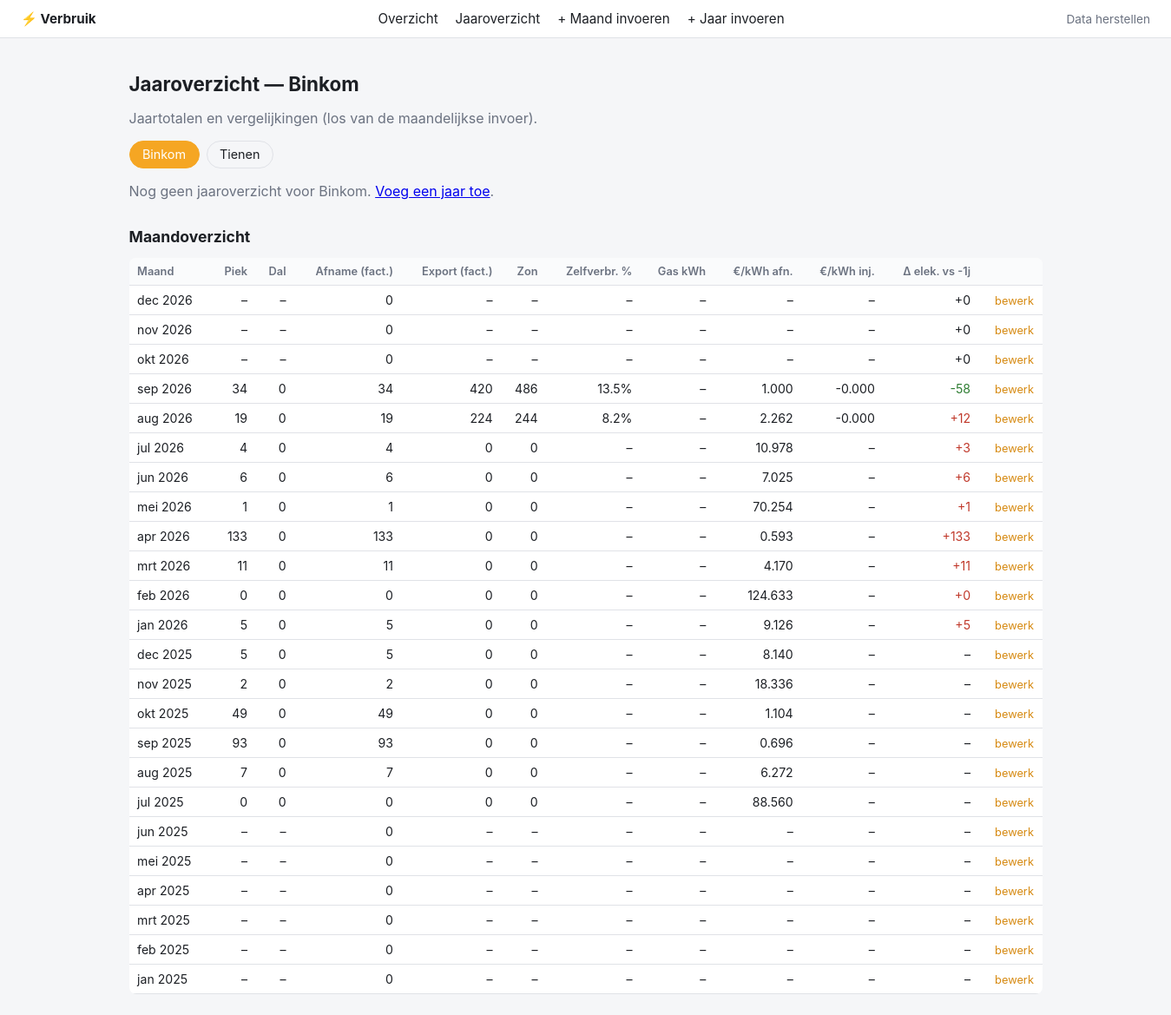
The page /jaaroverzicht on the database as committed earlier.
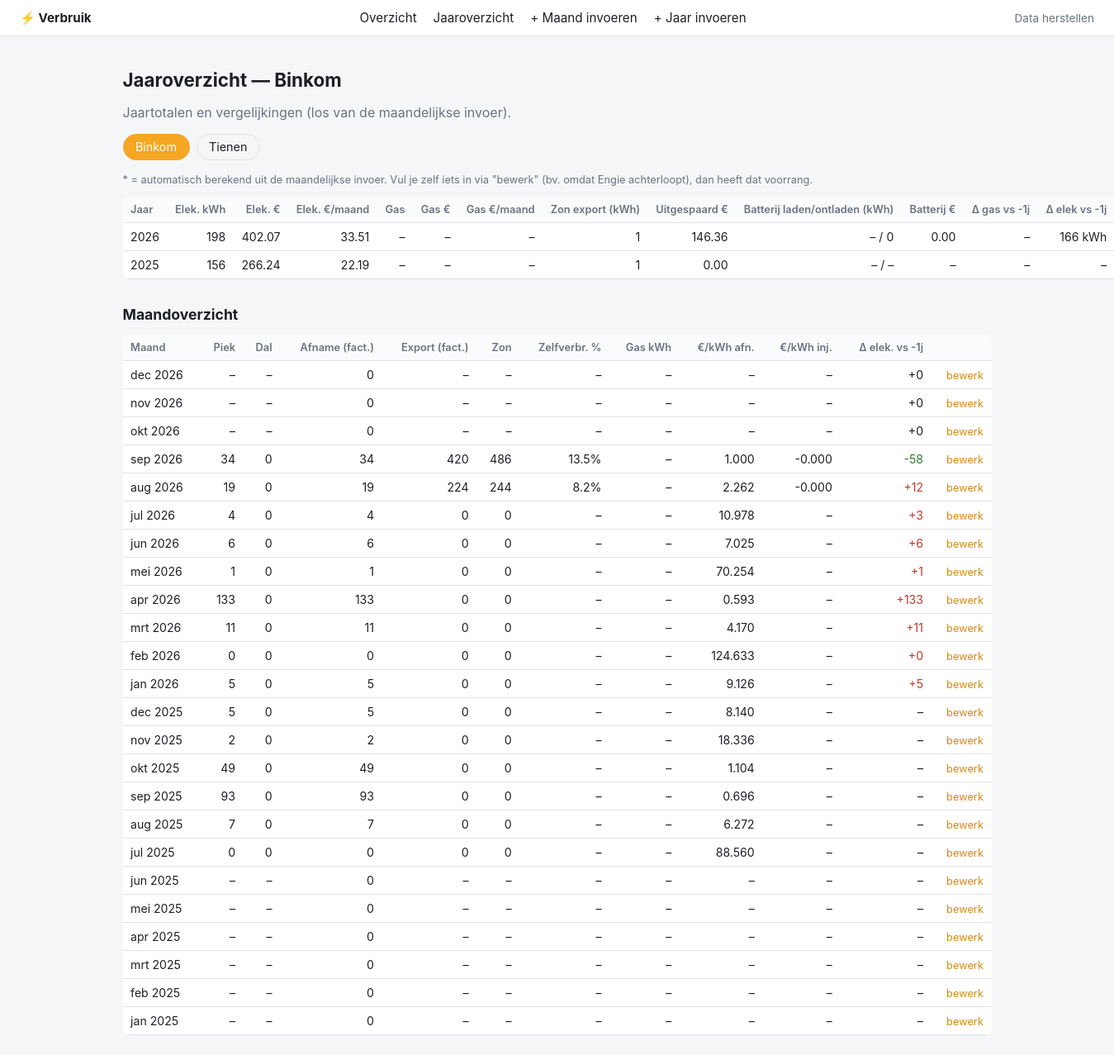
The same page on the database as committed later.
### tables this page shows
CREATE TABLE maandverbruik (
    id INTEGER PRIMARY KEY AUTOINCREMENT,
    woning TEXT NOT NULL CHECK (woning IN ('Tienen', 'Binkom')),
    jaar INTEGER NOT NULL,
    maand INTEGER NOT NULL CHECK (maand BETWEEN 1 AND 12),

    piek_verbruik REAL,
    dal_verbruik REAL,
    piek_export REAL,
    dal_export REAL,
    totaal_verbruik_afname REAL,
    totaal_export REAL,
    zonopbrengst_totaal REAL,
    batterij_laden REAL,
    batterij_ontladen REAL,

    gas_m3 REAL,
    gas_kwh REAL,
    prijs_gas_eur REAL,
    water_l REAL,

    engie_afname_eur REAL,
    engie_injectie_eur REAL,
    bedrag_engie_app REAL,

    UNIQUE(woning, jaar, maand)
);

CREATE TABLE jaaroverzicht (
    id INTEGER PRIMARY KEY AUTOINCREMENT,
    woning TEXT NOT NULL CHECK (woning IN ('Tienen', 'Binkom')),
    jaar INTEGER NOT NULL,

    jaarverbruik_elektriciteit_kwh REAL,
    jaarverbruik_elektriciteit_kost_eur REAL,

    jaarverbruik_gas REAL,
    jaarverbruik_gas_eenheid TEXT CHECK (jaarverbruik_gas_eenheid IN ('m3', 'kWh')),
    jaarverbruik_gas_kost_eur REAL,

    opladen_zon_kwh REAL,
    opladen_zon_kost_eur REAL,

    uitgespaard_zonnepanelen_eur REAL,

    batterij_gebruik_kwh REAL,
    batterij_gebruik_kost_eur REAL,

    verschil_gas_vorig_jaar_m3 REAL,
    verschil_gas_vorig_jaar_kwh REAL,

    verschil_elektriciteit_vorig_jaar_kwh REAL,
    verschil_elektriciteit_vorig_jaar_eur REAL,

    UNIQUE(woning, jaar)
);

### main.py (the view)
@app.route("/jaaroverzicht")
def jaaroverzicht():
    woning = request.args.get("woning", WONINGEN[0])
    conn = get_connection()
    rows = conn.execute(
        "SELECT * FROM jaaroverzicht WHERE woning=? ORDER BY jaar DESC", (woning,)
    ).fetchall()
    maand_counts = {}
    jaartotaal_afname = {}
    jaartotaal_afname_eur = {}
    jaartotaal_gas_kwh = {}
    jaartotaal_gas_m3 = {}
    jaartotaal_batterij_ontladen = {}
    jaartotaal_batterij_laden = {}
    jaartotaal_export = {}
    jaartotaal_injectie_eur = {}
    for r in conn.execute(
        """SELECT jaar, COUNT(*) as n,
                  SUM(totaal_verbruik_afname) as afname,
                  SUM(engie_afname_eur) as afname_eur,
                  SUM(gas_kwh) as gas_kwh,
                  SUM(gas_m3) as gas_m3,
                  SUM(batterij_ontladen) as batterij_ontladen,
                  SUM(batterij_laden) as batterij_laden,
                  SUM(totaal_export) as export,
                  SUM(engie_injectie_eur) as injectie_eur
           FROM maandverbruik WHERE woning=? GROUP BY jaar""",
        (woning,),
    ):
        maand_counts[r["jaar"]] = r["n"]
        jaartotaal_afname[r["jaar"]] = r["afname"]
        jaartotaal_afname_eur[r["jaar"]] = r["afname_eur"]
        jaartotaal_gas_kwh[r["jaar"]] = r["gas_kwh"]
        jaartotaal_gas_m3[r["jaar"]] = r["gas_m3"]
        jaartotaal_batterij_ontladen[r["jaar"]] = r["batterij_ontladen"]
        jaartotaal_batterij_laden[r["jaar"]] = r["batterij_laden"]
        jaartotaal_export[r["jaar"]] = r["export"]
        jaartotaal_injectie_eur[r["jaar"]] = r["injectie_eur"]
    conn.close()
    def _fallback(rec, veld, berekend):
        if rec.get(veld) is None and berekend is not None:
            rec[veld] = berekend
            rec[f"_{veld}_berekend"] = True
    resultaten = []
    for r in rows:
        rec = dict(r)
        jaar = rec["jaar"]
        n_maanden = maand_counts.get(jaar)
        _fallback(rec, "jaarverbruik_elektriciteit_kwh", jaartotaal_afname.get(jaar))
        _fallback(rec, "jaarverbruik_elektriciteit_kost_eur", jaartotaal_afname_eur.get(jaar))
        _fallback(rec, "batterij_gebruik_kwh", jaartotaal_batterij_ontladen.get(jaar))
        _fallback(rec, "batterij_laden_kwh", jaartotaal_batterij_laden.get(jaar))
        _fallback(rec, "opladen_zon_kwh", jaartotaal_export.get(jaar))
        injectie = jaartotaal_injectie_eur.get(jaar)
        _fallback(rec, "opladen_zon_kost_eur", abs(injectie) if injectie is not None else None)
        huidig_afname = jaartotaal_afname.get(jaar)
        vorig_afname = jaartotaal_afname.get(jaar - 1)
        berekend_verschil_elek = (
            huidig_afname - vorig_afname
            if huidig_afname is not None and vorig_afname is not None
            else None
        )
        _fallback(rec, "verschil_elektriciteit_vorig_jaar_kwh", berekend_verschil_elek)
        huidig_gas = jaartotaal_gas_kwh.get(jaar)
        vorig_gas = jaartotaal_gas_kwh.get(jaar - 1)
        berekend_verschil_gas = (
            huidig_gas - vorig_gas if huidig_gas is not None and vorig_gas is not None else None
        )
        _fallback(rec, "verschil_gas_vorig_jaar_kwh", berekend_verschil_gas)
        huidig_gas_m3 = jaartotaal_gas_m3.get(jaar)
        vorig_gas_m3 = jaartotaal_gas_m3.get(jaar - 1)
        berekend_verschil_gas_m3 = (
            huidig_gas_m3 - vorig_gas_m3
            if huidig_gas_m3 is not None and vorig_gas_m3 is not None
            else None
        )
        _fallback(rec, "verschil_gas_vorig_jaar_m3", berekend_verschil_gas_m3)
        rec["gem_maand_elektriciteit"] = jaaroverzicht_gem_per_maand(
            rec.get("jaarverbruik_elektriciteit_kost_eur"), n_maanden
        )
        rec["gem_maand_gas"] = jaaroverzicht_gem_per_maand(
            rec.get("jaarverbruik_gas_kost_eur"), n_maanden
        )
        rec["gem_maand_zon"] = jaaroverzicht_gem_per_maand(
            rec.get("opladen_zon_kost_eur"), n_maanden
        )
        resultaten.append(rec)
    return render_template(
        "jaaroverzicht.html",
        woningen=WONINGEN,
        woning=woning,
        records=resultaten,
        maandrecords=_enriched_records(woning),
        maandnamen=MAANDNAMEN,
    )

### calculations.py (called while the page is built)
def zelfverbruik(rec):
    return (rec.get("zonopbrengst_totaal") or 0) - (rec.get("totaal_export") or 0)

def zelfverbruik_pct(rec):
    zon = rec.get("zonopbrengst_totaal") or 0
    if zon == 0:
        return None
    return zelfverbruik(rec) / zon * 100

def prijs_per_kwh_gas(rec):
    gas_kwh = rec.get("gas_kwh") or 0
    if gas_kwh == 0:
        return None
    return (rec.get("prijs_gas_eur") or 0) / gas_kwh

def gem_prijs_kwh_afname(rec):
    verbruik = rec.get("totaal_verbruik_afname") or 0
    if verbruik == 0:
        return None
    return (rec.get("engie_afname_eur") or 0) / verbruik

def gem_prijs_kwh_injectie(rec):
    export = rec.get("totaal_export") or 0
    if export == 0:
        return None
    return (rec.get("engie_injectie_eur") or 0) / export * -1

def verschil_vorig_jaar(huidig_rec, vorig_jaar_rec, veld):
    if vorig_jaar_rec is None:
        return None
    huidig = huidig_rec.get(veld) or 0
    vorig = vorig_jaar_rec.get(veld) or 0
    if huidig == 0:
        return 0
    return huidig - vorig

def verrijk(rec, vorig_jaar_rec=None):
    out = dict(rec)
    out["zelfverbruik"] = zelfverbruik(rec)
    out["zelfverbruik_pct"] = zelfverbruik_pct(rec)
    out["prijs_per_kwh_gas"] = prijs_per_kwh_gas(rec)
    out["gem_prijs_kwh_afname"] = gem_prijs_kwh_afname(rec)
    out["gem_prijs_kwh_injectie"] = gem_prijs_kwh_injectie(rec)
    out["verschil_vorig_jaar_elektriciteit"] = verschil_vorig_jaar(
        rec, vorig_jaar_rec, "totaal_verbruik_afname"
    )
    out["verschil_vorig_jaar_zon"] = verschil_vorig_jaar(
        rec, vorig_jaar_rec, "zonopbrengst_totaal"
    )
    out["verschil_vorig_jaar_gas"] = verschil_vorig_jaar(
        rec, vorig_jaar_rec, "gas_kwh"
    )
    return out

def jaaroverzicht_gem_per_maand(jaartotaal, aantal_maanden_met_data):
    if not aantal_maanden_met_data or jaartotaal is None:
        return None
    return jaartotaal / aantal_maanden_met_data

### main.py (called while the page is built)
def _get_records(woning):
    conn = get_connection()
    rows = conn.execute(
        "SELECT * FROM maandverbruik WHERE woning=? ORDER BY jaar, maand",
        (woning,),
    ).fetchall()
    conn.close()
    return [dict(r) for r in rows]

def _enriched_records(woning):
    records = _get_records(woning)
    by_key = {(r["jaar"], r["maand"]): r for r in records}
    enriched = []
    for r in reversed(records):  # nieuwste eerst
        vorig = by_key.get((r["jaar"] - 1, r["maand"]))
        enriched.append(verrijk(r, vorig))
    return enriched

### templates/jaaroverzicht.html (shortened to what this page needs)
{% extends "base.html" %}
{% block content %}
<h1>Jaaroverzicht — {{ woning }}</h1>
<p class="subtitle">Jaartotalen en vergelijkingen (los van de maandelijkse invoer).</p>
<div class="woning-tabs">
    {% for w in woningen %}
        <a href="{{ url_for('jaaroverzicht', woning=w) }}" class="{{ 'active' if w == woning }}">{{ w }}</a>
    {% endfor %}
</div>
{% if not records %}
    <p class="muted">Nog geen jaaroverzicht voor {{ woning }}. <a href="{{ url_for('jaaroverzicht_invoer') }}">Voeg een jaar toe</a>.</p>
{% else %}
<p class="muted" style="font-size:0.8rem;">* = automatisch berekend uit de maandelijkse invoer. Vul je zelf iets in via "bewerk" (bv. omdat Engie achterloopt), dan heeft dat voorrang.</p>
<table>
    <thead>
        <tr>
            <th>Jaar</th>
            <th>Elek. kWh</th>
            <th>Elek. €</th>
            <th>Elek. €/maand</th>
            <th>Gas</th>
            <th>Gas €</th>
            <th>Gas €/maand</th>
            <th>Zon export (kWh)</th>
            <th>Uitgespaard €</th>
            <th>Batterij laden/ontladen (kWh)</th>
            <th>Batterij €</th>
            <th>Δ gas vs -1j</th>
            <th>Δ elek vs -1j</th>
        </tr>
    </thead>
    <tbody>
        {% for r in records %}
        <tr>
            <td>{{ r.jaar }}</td>
            <td>
                {{ "%.0f"|format(r.jaarverbruik_elektriciteit_kwh) if r.jaarverbruik_elektriciteit_kwh is not none else "–" }}
            </td>
            <td>
                {{ "%.2f"|format(r.jaarverbruik_elektriciteit_kost_eur) if r.jaarverbruik_elektriciteit_kost_eur is not none else "–" }}
            </td>
            <td>{{ "%.2f"|format(r.gem_maand_elektriciteit) if r.gem_maand_elektriciteit is not none else "–" }}</td>
            <td>{{ r.jaarverbruik_gas ~ " " ~ (r.jaarverbruik_gas_eenheid or "") if r.jaarverbruik_gas is not none else "–" }}</td>
            <td>{{ "%.2f"|format(r.jaarverbruik_gas_kost_eur) if r.jaarverbruik_gas_kost_eur is not none else "–" }}</td>
            <td>{{ "%.2f"|format(r.gem_maand_gas) if r.gem_maand_gas is not none else "–" }}</td>
            <td>
                {{ "%.0f"|format(r.opladen_zon_kwh) if r.opladen_zon_kwh is not none else "–" }}
            </td>
            <td>{{ "%.2f"|format(r.uitgespaard_zonnepanelen_eur) if r.uitgespaard_zonnepanelen_eur is not none else "–" }}</td>
            <td>
                {{ "%.0f"|format(r.batterij_laden_kwh) if r.batterij_laden_kwh is not none else "–" }}
                {% if r._batterij_laden_kwh_berekend %}<span class="muted" title="Automatisch berekend uit de maandelijkse invoer">*</span>{% endif %} /
                {{ "%.0f"|format(r.batterij_gebruik_kwh) if r.batterij_gebruik_kwh is not none else "–" }}
            </td>
            <td>{{ "%.2f"|format(r.batterij_gebruik_kost_eur) if r.batterij_gebruik_kost_eur is not none else "–" }}</td>
            <td>
                {{ "%.1f m³"|format(r.verschil_gas_vorig_jaar_m3) if r.verschil_gas_vorig_jaar_m3 is not none else "–" }}
            </td>
            <td>
                {{ "%.0f kWh"|format(r.verschil_elektriciteit_vorig_jaar_kwh) if r.verschil_elektriciteit_vorig_jaar_kwh is not none else "–" }}
            </td>
        </tr>
        {% endfor %}
    </tbody>
</table>
{% endif %}
<h2 style="font-size:1.1rem; margin-top:2rem;">Maandoverzicht</h2>
{% if maandrecords %}
    {% include "_maandtabel.html" %}
{% else %}
    <p class="muted">Nog geen maanddata voor {{ woning }}.</p>
{% endif %}
{% endblock %}

### templates/base.html (shortened to what this page needs)
<!DOCTYPE html>
<html lang="nl">
<head>
    <link rel="stylesheet" href="{{ url_for('static', filename='style.css') }}">
</head>
<body>
    <nav>
        <a href="{{ url_for('index') }}" class="brand">⚡ Verbruik</a>
        <a href="{{ url_for('index') }}">Overzicht</a>
        <a href="{{ url_for('jaaroverzicht') }}">Jaaroverzicht</a>
        <a href="{{ url_for('invoer') }}">+ Maand invoeren</a>
        <a href="{{ url_for('jaaroverzicht_invoer') }}">+ Jaar invoeren</a>
        <a href="{{ url_for('herstel_seed') }}" style="margin-left:auto; color:var(--muted); font-size:0.85rem;">Data herstellen</a>
    </nav>
    <main>
        {% block content %}{% endblock %}
    </main>
</body>
</html>

### templates/_maandtabel.html
<table>
    <thead>
        <tr>
            <th>Maand</th>
            <th>Piek</th>
            <th>Dal</th>
            <th>Afname (fact.)</th>
            <th>Export (fact.)</th>
            <th>Zon</th>
            <th>Zelfverbr. %</th>
            <th>Gas kWh</th>
            <th>€/kWh afn.</th>
            <th>€/kWh inj.</th>
            <th>Δ elek. vs -1j</th>
            <th></th>
        </tr>
    </thead>
    <tbody>
        {% for r in maandrecords %}
        <tr>
            <td>{{ maandnamen[r.maand] }} {{ r.jaar }}</td>
            <td>{{ "%.0f"|format(r.piek_verbruik) if r.piek_verbruik is not none else "–" }}</td>
            <td>{{ "%.0f"|format(r.dal_verbruik) if r.dal_verbruik is not none else "–" }}</td>
            <td>{{ "%.0f"|format(r.totaal_verbruik_afname) if r.totaal_verbruik_afname is not none else "–" }}</td>
            <td>{{ "%.0f"|format(r.totaal_export) if r.totaal_export is not none else "–" }}</td>
            <td>{{ "%.0f"|format(r.zonopbrengst_totaal) if r.zonopbrengst_totaal is not none else "–" }}</td>
            <td>{{ "%.1f"|format(r.zelfverbruik_pct) + "%" if r.zelfverbruik_pct is not none else "–" }}</td>
            <td>{{ "%.0f"|format(r.gas_kwh) if r.gas_kwh is not none else "–" }}</td>
            <td>{{ "%.3f"|format(r.gem_prijs_kwh_afname) if r.gem_prijs_kwh_afname is not none else "–" }}</td>
            <td>{{ "%.3f"|format(r.gem_prijs_kwh_injectie) if r.gem_prijs_kwh_injectie is not none else "–" }}</td>
            <td class="{{ 'neg' if r.verschil_vorig_jaar_elektriciteit and r.verschil_vorig_jaar_elektriciteit > 0 else 'pos' if r.verschil_vorig_jaar_elektriciteit else '' }}">
                {{ "%+.0f"|format(r.verschil_vorig_jaar_elektriciteit) if r.verschil_vorig_jaar_elektriciteit is not none else "–" }}
            </td>
            <td><a class="edit" href="{{ url_for('invoer', woning=r.woning, jaar=r.jaar, maand=r.maand) }}">bewerk</a></td>
        </tr>
        {% endfor %}
    </tbody>
</table>

### static/style.css (style rules this page uses)
:root { --bg: #f5f6f8; --card: #ffffff; --border: #e0e2e7; --text: #1c1f24; --muted: #6b7280; --accent: #f5a623; --accent-dark: #d68910; --pos: #2e7d32; --neg: #c0392b; }
* { box-sizing: border-box; }
body { margin: 0; font-family: -apple-system, "Segoe UI", Roboto, sans-serif; background: var(--bg); color: var(--text); }
nav { display: flex; align-items: center; gap: 1.25rem; padding: 0.75rem 1.5rem; background: var(--card); border-bottom: 1px solid var(--border); flex-wrap: wrap; }
nav a { color: var(--text); text-decoration: none; font-size: 0.95rem; }
nav a.brand { font-weight: 700; margin-right: auto; }
main { padding: 1.5rem; max-width: 1100px; margin: 0 auto; }
h1 { font-size: 1.4rem; margin-bottom: 0.25rem; }
.subtitle { color: var(--muted); margin-bottom: 1rem; }
.woning-tabs { display: flex; gap: 0.5rem; margin-bottom: 1rem; }
.woning-tabs a { padding: 0.4rem 0.9rem; border-radius: 999px; text-decoration: none; border: 1px solid var(--border); color: var(--text); font-size: 0.9rem; }
.woning-tabs a.active { background: var(--accent); border-color: var(--accent); color: #fff; }
table { width: 100%; border-collapse: collapse; background: var(--card); border-radius: 8px; overflow: hidden; font-size: 0.88rem; }
th, td { padding: 0.5rem 0.6rem; text-align: right; border-bottom: 1px solid var(--border); white-space: nowrap; }
th:first-child, td:first-child { text-align: left; }
th { background: #fafbfc; color: var(--muted); font-weight: 600; font-size: 0.8rem; }
.pos { color: var(--pos); }
.neg { color: var(--neg); }
.muted { color: var(--muted); }
a.edit { font-size: 0.8rem; color: var(--accent-dark); text-decoration: none; }

Rows that differ between the two databases and show on the page:
added jaaroverzicht: jaar "2026", jaarverbruik_elektriciteit_kwh "198", jaarverbruik_elektriciteit_kost_eur "402.07", gem_maand_elektriciteit "33.51", jaarverbruik_gas "–", jaarverbruik_gas_kost_eur "–", gem_maand_gas "–", opladen_zon_kwh "1", uitgespaard_zonnepanelen_eur "146.36", batterij_laden_kwh "–", batterij_gebruik_kwh "0", batterij_gebruik_kost_eur "0.00", verschil_gas_vorig_jaar_m3 "–", verschil_elektriciteit_vorig_jaar_kwh "166 kWh"
added jaaroverzicht: jaar "2025", jaarverbruik_elektriciteit_kwh "156", jaarverbruik_elektriciteit_kost_eur "266.24", gem_maand_elektriciteit "22.19", jaarverbruik_gas "–", jaarverbruik_gas_kost_eur "–", gem_maand_gas "–", opladen_zon_kwh "1", uitgespaard_zonnepanelen_eur "0.00", batterij_laden_kwh "–", batterij_gebruik_kwh "–", batterij_gebruik_kost_eur "–", verschil_gas_vorig_jaar_m3 "–", verschil_elektriciteit_vorig_jaar_kwh "–"
Other text that changed with them:
{{ woning }}: "Binkom" → (not shown)
text no longer shown: "Nog geen jaaroverzicht voor . Voeg een jaar toe ."
text now shown: "* = automatisch berekend uit de maandelijkse invoer. Vul je zelf iets in via \"bewerk\" (bv. omdat Engie achterloopt), dan heeft dat voorrang. Jaar Elek. kWh Elek. € Elek. €/maand Gas Gas € Gas €/maand Zon export (kWh) Uitgespaard € Batterij laden/ontladen (kWh) Batterij € Δ gas vs -1j Δ elek vs -1j"
